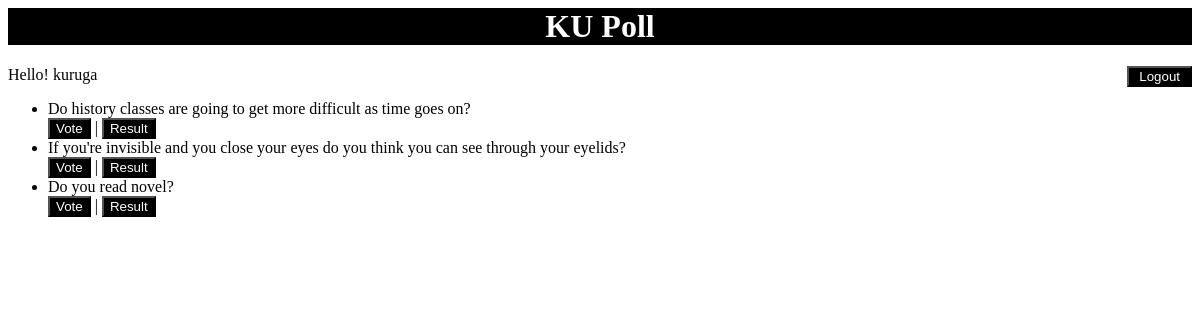
/polls/ (signed in), run on the app's committed database.
### polls/models.py (models this page shows, shortened)
class Question(models.Model):
    question_text = models.CharField(max_length=200)
    pub_date = models.DateTimeField('date published')
    end_date = models.DateTimeField('date expired', null=True, default=None, blank=True)

### polls/views.py (the view)
# urls.py: path('', views.IndexView.as_view(), name='index'),
class IndexView(generic.ListView):
    template_name = 'polls/index.html'
    context_object_name = 'latest_question_list'
    def get_queryset(self):
        return Question.objects.filter(
            pub_date__lte=timezone.now()
        ).order_by('-pub_date')[:5]

### polls/templates/polls/index.html (shortened to what this page needs)
{% load static %}
<link rel="stylesheet" href="{% static 'polls/style.css' %}">
<h1>KU Poll</h1>
{% if user.is_authenticated %}
    Hello! {{ user.username }}
    <a href="{% url 'logout'%}?next={{request.path}}"><button class="buttonlog" type="button">Logout</button></a>
    {% else %}
    <a href="{% url 'login'%}?next={{request.path}}"><button class="buttonlog" type="button">Login</button></a>
    {% endif %}
{% if latest_question_list %}
    <ul>
    {% for question in latest_question_list %}
        <li>{{ question.question_text }} <br>
            <a href="{% url 'polls:detail' question.id %}"><button type="button">Vote</button></a> | <a href="{% url 'polls:results' question.id %}"><button type="button">Result</button></a>
        </li>
    {% endfor %}
    </ul>
{% else %}
    <p>No polls are available.</p>
{% endif %}

### polls/static/polls/style.css (style rules this page uses)
li a { color: blue; }
button { background: black; color: white; }
h1 { background: black; color: white; text-align: center; }
.buttonlog { float: right; padding-right: 10px; padding-left: 10px; }

### data on the page
Question: question_text "Do history classes are going to get more difficult as time goes on?"
Question: question_text "If you're invisible and you close your eyes do you think you can see through your eyelids?"
Question: question_text "Do you read novel?"

### other printed values
{{ user.username }} "kuruga"
